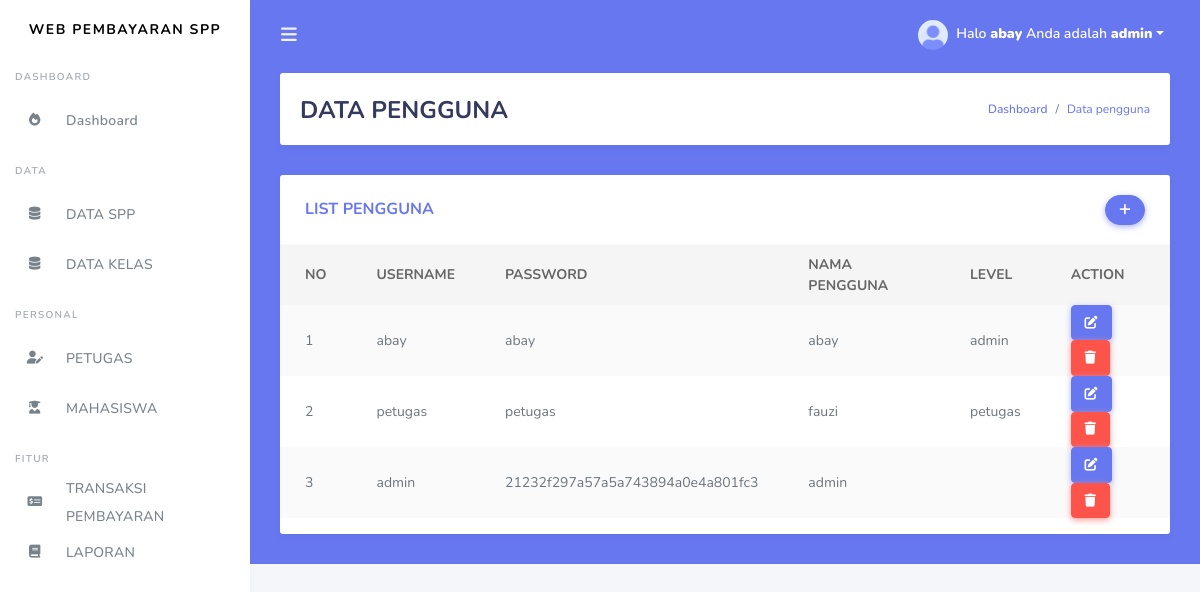
The app's page /petugas.php (signed in) with its own data.
### tables this page shows
CREATE TABLE `petugas` (
  `id_petugas` int(11) NOT NULL AUTO_INCREMENT,
  `username` varchar(25) NOT NULL,
  `password` varchar(100) NOT NULL,
  `nama_petugas` varchar(20) NOT NULL,
  `level` enum('admin','petugas') NOT NULL,
  PRIMARY KEY (`id_petugas`)
);

### petugas.php (the view, shortened to what this page needs)
<!DOCTYPE html>
<html>
  <head>
  </head>
<body>
	<?php
  include ('tampilan/header.php');
  include ('tampilan/sidebar.php');
?>
      <div class="main-content bg-primary">
        <section class="section">
          <div class="section-header">
            <h1>DATA PENGGUNA</h1>
            <div class="section-header-breadcrumb">
              <div class="breadcrumb-item active"><a href="#">Dashboard</a></div>
              <div class="breadcrumb-item text-primary">Data pengguna</div>
            </div>
          </div>
            <div class="row">
              <div class="col-12">
                <div class="card">
                  <div class="card-header">
                    <h4>LIST PENGGUNA</h4>
                    <div class="card-header-form">
                      <form>
                          <div class="input-group-btn">
                            <a href="tambah_petugas.php" class="btn btn-primary"><i class="fas fa-plus"></i></a>
                        </div>
                      </form>
                    </div>
                  </div>
                  <div class="card-body p-0">
                    <div class="table-responsive">
                      <table class="table table-striped">
                       <thead>
                          <tr>
                          <th>NO</th>
                          <th>USERNAME</th>
                          <th>PASSWORD</th>
                          <th>NAMA PENGGUNA</th>
                          <th>LEVEL</th>
                          <th>ACTION</th>
                        </tr>
                        </thead>
                         <tbody>
                           <?php
                              $query = "SELECT * FROM petugas ORDER BY id_petugas ASC";
                              $result = mysqli_query($koneksi, $query);
                              $no = 1;
                              while($row = mysqli_fetch_assoc($result))
                              {
                              ?>
                        <tr>
                          <td><?php echo $no; ?></td>
                          <td><?php echo $row['username']; ?></td>
                           <td><?php echo $row['password']; ?></td>
                            <td><?php echo $row['nama_petugas']; ?></td>
                             <td><?php echo $row['level']; ?></td>
                          <td>
                          <a href="edit_petugas.php?id=<?php echo $row['id_petugas']; ?>"class="btn btn-primary"><i class="fas fa-edit"></i></a>
                          <a href="proses_hapuspetugas.php?id=<?php echo $row['id_petugas']; ?>" class="btn btn-danger" onClick="return confirm('Anda yakin akan menghapus data ini?')"><i class="fas fa-trash"></i></a>
                          </td>
                        </tr>
                         <?php
                           $no++;
                           }
                         ?>
                         </tbody>
                      </table>
                    </div>
                  </div>
                </div>
              </div>
            </div>
        </section>
      </div>
    </div>
  </div>
</body>
</html>

### records on screen
petugas: username "abay", password "abay", nama_petugas "abay", level "admin"
petugas: username "petugas", password "petugas", nama_petugas "fauzi", level "petugas"
petugas: username "admin", password "21232f297a57a5a743894a0e4a801fc3", nama_petugas "admin"

### other values on screen
$_SESSION['username'] "abay"
$_SESSION['level'] "admin"
